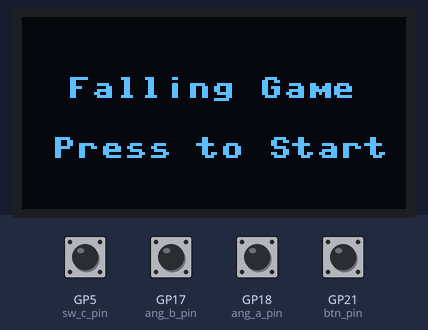
A program run on a simulated Raspberry Pi Pico running MicroPython. Shown: 128×64 one-colour display. The inputs (shaded band) are chosen by the test bench; at power-on: GP5 (sw_c_pin), GP17 (ang_b_pin), GP18 (ang_a_pin), GP21 (btn_pin) HIGH. The OLED is the two-colour kind (top 16 rows yellow); random numbers come from a fixed seed; library files of the repository ran but are not shown: ssd1306.py.

Above: at 1.2 s.
1.3 s: GP5 (sw_c_pin) pulled LOW for 0.15 s
At 1.52 s:
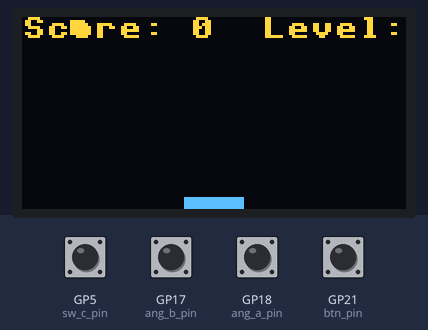
At 1.93 s:
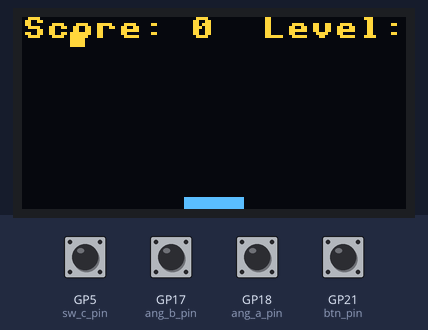
Timing chart, 0 to 4.3 s (numbered marks = the images above; inputs shaded):
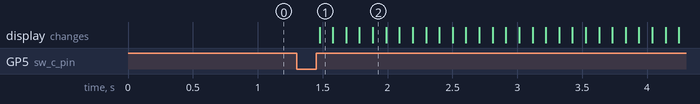

The program:

falling.py
```python
'''
Falling Object Game for Raspberry Pi Pico with OLED Display using MicroPython
The game displays a falling object on an OLED screen, and the player must use the rotary encoder
to move a catcher at the bottom of the screen to catch the object which will spawn at the top at random positions.
The player scores points for each successful catch, and the score resets if they miss.
as the level increases, the speed of the falling object increases, making it more challenging to catch.
'''

import machine
import time
from ssd1306 import SSD1306_I2C
import random

# Set up I2C for OLED display
i2c = machine.I2C(0, scl=machine.Pin(13), sda=machine.Pin(12))
oled = SSD1306_I2C(128, 64, i2c)

# Set up rotary encoder pins
btn_pin = machine.Pin(21, machine.Pin.IN, machine.Pin.PULL_UP)
sw_c_pin = machine.Pin(5, machine.Pin.IN, machine.Pin.PULL_UP)
ang_a_pin = machine.Pin(18, machine.Pin.IN, machine.Pin.PULL_UP)
ang_b_pin = machine.Pin(17, machine.Pin.IN, machine.Pin.PULL_UP)

# Game variables
catcher_x = 64
catcher_width = 20
score = 0
level = 1
falling_object_x = 0
falling_object_y = 0

# Rotary encoder state
encoder_prev_state = (ang_a_pin.value() << 1) | ang_b_pin.value()
encoder_accum = 0

# Valid quadrature transitions mapped to movement deltas.
ENCODER_DELTA = {
    0b0001: -1,
    0b0111: -1,
    0b1110: -1,
    0b1000: -1,
    0b0010: 1,
    0b1011: 1,
    0b1101: 1,
    0b0100: 1,
}

# Game state
game_state = 'welcome'  # 'welcome' or 'playing'

# Triple-press detection
last_press_time = 0
press_count = 0

def is_start_button_pressed():
    """Accept either the dedicated button or encoder center click as start/exit input."""
    return (btn_pin.value() == 0) or (sw_c_pin.value() == 0)

def wait_for_button_release():
    """Block until both buttons are released to avoid repeated triggers."""
    while is_start_button_pressed():
        time.sleep_ms(5)

def reset_game():
    """Resets the game variables to their initial state."""
    global score, level, falling_object_x, falling_object_y, catcher_x
    score = 0
    level = 1
    falling_object_x = random.randint(0, 127)
    falling_object_y = 0
    catcher_x = 64

def update_encoder():
    global catcher_x, encoder_prev_state, encoder_accum
    current_state = (ang_a_pin.value() << 1) | ang_b_pin.value()
    transition = (encoder_prev_state << 2) | current_state
    delta = ENCODER_DELTA.get(transition, 0)
    moved = False

    if delta:
        encoder_accum += delta
        # Most encoders generate 4 transitions per detent.
        if encoder_accum >= 4:
            catcher_x = max(catcher_width // 2, min(127 - catcher_width // 2, catcher_x + 5))
            encoder_accum = 0
            moved = True
        elif encoder_accum <= -4:
            catcher_x = max(catcher_width // 2, min(127 - catcher_width // 2, catcher_x - 5))
            encoder_accum = 0
            moved = True

    encoder_prev_state = current_state
    return moved

def draw_welcome_screen():
    oled.fill(0)
    oled.text('Falling Game', 15, 20)
    oled.text('Press to Start', 10, 40)
    oled.show()

def draw_game():
    oled.fill(0)  # Clear the screen
    # Draw falling object
    oled.fill_rect(falling_object_x, falling_object_y, 5, 5, 1)
    # Draw catcher
    oled.fill_rect(catcher_x - catcher_width // 2, 60, catcher_width, 4, 1)
    # Draw score and level
    oled.text(f'Score: {score}', 0, 0)
    oled.text(f'Level: {level}', 80, 0)
    oled.show()

reset_game()
last_fall_time = time.ticks_ms()

while True:
    if game_state == 'welcome':
        draw_welcome_screen()
        if is_start_button_pressed():
            time.sleep_ms(30)
            if not is_start_button_pressed():
                continue
            reset_game()
            game_state = 'playing'
            wait_for_button_release()

    elif game_state == 'playing':
        moved_catcher = update_encoder()

        # Check for button press (for exiting)
        current_time = time.ticks_ms()
        if is_start_button_pressed():
            time.sleep_ms(30)
            if not is_start_button_pressed():
                continue
            if time.ticks_diff(current_time, last_press_time) > 300:
                press_count = 1
            else:
                press_count += 1
            last_press_time = current_time

            if press_count >= 3:
                game_state = 'welcome'
                press_count = 0

            wait_for_button_release()

        frame_due = False
        if time.ticks_diff(current_time, last_fall_time) >= 100:
            frame_due = True
            last_fall_time = current_time

            # Move the falling object down on a fixed interval.
            falling_object_y += level

            # Check for catch or miss
            if falling_object_y >= 60:
                if abs(falling_object_x - catcher_x) <= catcher_width // 2:
                    score += 1
                else:
                    score = 0
                level = score // 5 + 1
                falling_object_x = random.randint(0, 127)
                falling_object_y = 0

        if moved_catcher or frame_due:
            draw_game()

        time.sleep_ms(5)
```

Measured:
- after the input at 1.3 s, the display: changes after 0.18 s (image 1)
